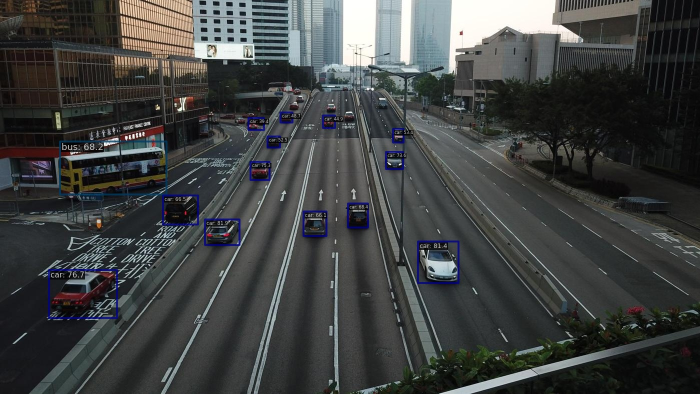
#> input picture scripts/img/large_image_1.jpg, 1400 x 788 px (shown at 1/2 size)
$ python object.py --image scripts/img/large_image_1.jpg
#> lines starting #> are read from the running program, lines starting #| are printed output that depends on the picture; after the words box and inside, x2 and y2 are one past the last pixel; in counts of white or black regions, pixels touching at a corner belong together
# coding=utf-8
# 导入一些python包
from scipy.spatial import distance as dist
from collections import OrderedDict
import numpy as np
import cv2 as cv
import argparse
import imutils


# 创建一个颜色标签类
class ColorLabeler:
	def __init__(self):
		# 初始化一个颜色词典
		colors = OrderedDict({
			"blue": (30, 40, 80)})

		# 为LAB图像分配空间
		self.lab = np.zeros((len(colors), 1, 3), dtype="uint8")
		self.colorNames = []

		# 循环 遍历颜色词典
		for (i, (name, rgb)) in enumerate(colors.items()):
			# 进行参数更新
			self.lab[i] = rgb
			self.colorNames.append(name)

		# 进行颜色空间的变换
		self.lab = cv.cvtColor(self.lab, cv.COLOR_RGB2LAB)

	def label(self, image, c):
		# 根据轮廓构造一个mask，然后计算mask区域的平均值
		mask = np.zeros(image.shape[:2], dtype="uint8")
		cv.drawContours(mask, [c], -1, 255, -1)
		mask = cv.erode(mask, None, iterations=2)
		mean = cv.mean(image, mask=mask)[:3]

		# 初始化最小距离
		minDist = (np.inf, None)

		# 遍历已知的LAB颜色值
		for (i, row) in enumerate(self.lab):
			# 计算当前l*a*b*颜色值与图像平均值之间的距离
			d = dist.euclidean(row[0], mean)

			# 如果当前的距离小于最小的距离，则进行变量更新
			if d < minDist[0]:
				minDist = (d, i)

		# 返回最小距离对应的颜色值
		return self.colorNames[minDist[1]]

# 创建形状检测类
class ShapeDetector:
	def __init__(self):
		pass

	def detect(self, c):
		# 初始化形状名和近似的轮廓
		shape = "unidentified"
		peri = cv.arcLength(c, True)
		approx = cv.approxPolyDP(c, 0.04 * peri, True)

		# 如果当前的轮廓含有3个顶点，则其为三角形
		if len(approx) == 3:
			shape = "triangle"

		# 如果当前的轮廓含有4个顶点，则其可能是矩形或者正方形
		elif len(approx) == 4:
			# 获取轮廓的边界框并计算长和宽的比例
			(x, y, w, h) = cv.boundingRect(approx)
			ar = w / float(h)

			shape = "square" if ar >= 0.95 and ar <= 1.05 else "rectangle"

		# 如果这个轮廓含有5个顶点，则它是一个多边形
		elif len(approx) == 5:
			shape = "pentagon"

		# 否则的话，我们认为它是一个圆
		else:
			shape = "circle"

		# 返回形状的名称
		return shape


# 设置并解析参数
ap = argparse.ArgumentParser()
ap.add_argument("-i", "--image", required=True, help="path to the input image")
args = vars(ap.parse_args())

# 读取图片
image = cv.imread(args["image"])
#> image is the input picture: shape (788, 1400, 3); mean B, G, R 66.4, 66.8, 64.5
# 进行裁剪操作
resized = imutils.resize(image, width=300)
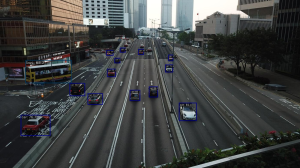
#> resized: shape (168, 300, 3); mean B, G, R 66.4, 66.8, 64.5
ratio = image.shape[0] / float(resized.shape[0])
#> ratio = 4.69

# 进行高斯模糊操作
blurred = cv.GaussianBlur(resized, (5, 5), 0)
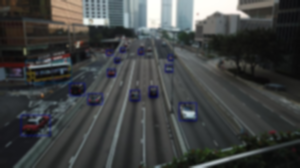
#> blurred: shape (168, 300, 3); mean B, G, R 66.5, 66.8, 64.5
# 进行图片灰度化
gray = cv.cvtColor(blurred, cv.COLOR_BGR2GRAY)
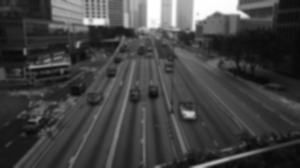
#> gray: shape (168, 300); min 8, max 255, mean 66.1
# 进行颜色空间的变换
lab = cv.cvtColor(blurred, cv.COLOR_BGR2LAB)
#> lab: shape (168, 300, 3); mean of channels 0, 1, 2 69.7, 127.2, 127.9
# 进行阈值分割
thresh = cv.threshold(gray, 60, 255, cv.THRESH_BINARY)[1]
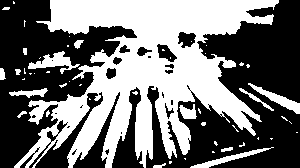
#> thresh: shape (168, 300); 45.3% white; 51 white regions (36 under 20 px)
cv.imshow("Thresh", thresh)

# 在二值图片中寻找轮廓
cnts = cv.findContours(thresh.copy(), cv.RETR_EXTERNAL, cv.CHAIN_APPROX_SIMPLE)
#> cnts = 48 contours, 37 with area under 20; largest, box (x1, y1, x2, y2) and area: (14, 0, 279, 168) 20420, (28, 51, 80, 74) 382, (248, 83, 300, 114) 342, (190, 147, 274, 168) 274, (9, 88, 48, 98) 146
cnts = imutils.grab_contours(cnts)

# 初始化形状检测器和颜色标签
sd = ShapeDetector()
cl = ColorLabeler()

# 遍历每一个轮廓
for c in cnts:
	# 计算每一个轮廓的中心点
	M = cv.moments(c)
#> (the run stopped early here; a loop or call above may not have finished)
